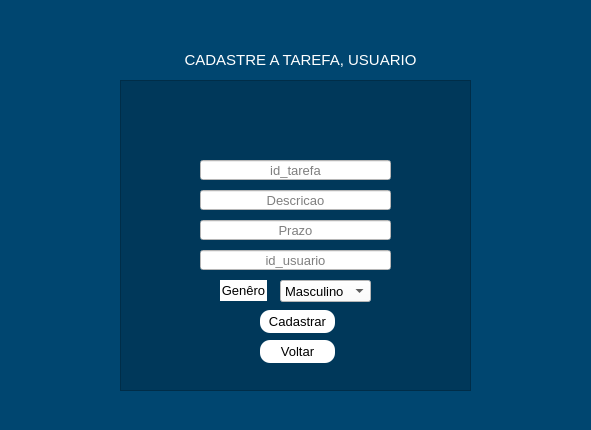
<?xml version="1.0" encoding="UTF-8"?>
<ui version="4.0">
 <class>Cadastro</class>
 <widget class="QWidget" name="Cadastro">
  <property name="geometry">
   <rect>
    <x>0</x>
    <y>0</y>
    <width>591</width>
    <height>430</height>
   </rect>
  </property>
  <property name="windowTitle">
   <string>Form</string>
  </property>
  <property name="styleSheet">
   <string notr="true">background-color: rgb(0, 70, 112);</string>
  </property>
  <widget class="QFrame" name="frame">
   <property name="geometry">
    <rect>
     <x>120</x>
     <y>80</y>
     <width>351</width>
     <height>311</height>
    </rect>
   </property>
   <property name="styleSheet">
    <string notr="true">background-color: rgba(0, 0, 0,0.2);</string>
   </property>
   <property name="frameShape">
    <enum>QFrame::StyledPanel</enum>
   </property>
   <property name="frameShadow">
    <enum>QFrame::Raised</enum>
   </property>
   <widget class="QLineEdit" name="idtarefa_lineEdit">
    <property name="geometry">
     <rect>
      <x>80</x>
      <y>80</y>
      <width>191</width>
      <height>20</height>
     </rect>
    </property>
    <property name="font">
     <font>
      <pointsize>10</pointsize>
     </font>
    </property>
    <property name="styleSheet">
     <string notr="true">background-color: rgb(255, 255, 255);</string>
    </property>
    <property name="text">
     <string/>
    </property>
    <property name="alignment">
     <set>Qt::AlignCenter</set>
    </property>
    <property name="placeholderText">
     <string>id_tarefa</string>
    </property>
   </widget>
   <widget class="QLineEdit" name="descricao_lineEdit">
    <property name="geometry">
     <rect>
      <x>80</x>
      <y>110</y>
      <width>191</width>
      <height>20</height>
     </rect>
    </property>
    <property name="font">
     <font>
      <pointsize>10</pointsize>
     </font>
    </property>
    <property name="styleSheet">
     <string notr="true">background-color: rgb(255, 255, 255);</string>
    </property>
    <property name="alignment">
     <set>Qt::AlignCenter</set>
    </property>
    <property name="placeholderText">
     <string>Descricao</string>
    </property>
   </widget>
   <widget class="QLineEdit" name="prazo_lineEdit">
    <property name="geometry">
     <rect>
      <x>80</x>
      <y>140</y>
      <width>191</width>
      <height>20</height>
     </rect>
    </property>
    <property name="font">
     <font>
      <pointsize>10</pointsize>
     </font>
    </property>
    <property name="styleSheet">
     <string notr="true">background-color: rgb(255, 255, 255);</string>
    </property>
    <property name="text">
     <string/>
    </property>
    <property name="echoMode">
     <enum>QLineEdit::Password</enum>
    </property>
    <property name="alignment">
     <set>Qt::AlignCenter</set>
    </property>
    <property name="placeholderText">
     <string>Prazo</string>
    </property>
   </widget>
   <widget class="QLineEdit" name="id_usuario_tar_lineEdit">
    <property name="geometry">
     <rect>
      <x>80</x>
      <y>170</y>
      <width>191</width>
      <height>20</height>
     </rect>
    </property>
    <property name="font">
     <font>
      <pointsize>10</pointsize>
     </font>
    </property>
    <property name="styleSheet">
     <string notr="true">background-color: rgb(255, 255, 255);</string>
    </property>
    <property name="inputMask">
     <string/>
    </property>
    <property name="text">
     <string/>
    </property>
    <property name="maxLength">
     <number>32767</number>
    </property>
    <property name="frame">
     <bool>true</bool>
    </property>
    <property name="alignment">
     <set>Qt::AlignCenter</set>
    </property>
    <property name="dragEnabled">
     <bool>false</bool>
    </property>
    <property name="readOnly">
     <bool>false</bool>
    </property>
    <property name="placeholderText">
     <string>id_usuario</string>
    </property>
   </widget>
   <widget class="QComboBox" name="genero_tarefa_comboBox">
    <property name="geometry">
     <rect>
      <x>160</x>
      <y>200</y>
      <width>91</width>
      <height>22</height>
     </rect>
    </property>
    <property name="font">
     <font>
      <pointsize>10</pointsize>
     </font>
    </property>
    <property name="styleSheet">
     <string notr="true">background-color: rgb(255, 255, 255);</string>
    </property>
    <item>
     <property name="text">
      <string>Masculino</string>
     </property>
    </item>
    <item>
     <property name="text">
      <string>Feminino</string>
     </property>
    </item>
    <item>
     <property name="text">
      <string>Outro</string>
     </property>
    </item>
   </widget>
   <widget class="QLabel" name="label_2">
    <property name="geometry">
     <rect>
      <x>100</x>
      <y>200</y>
      <width>47</width>
      <height>21</height>
     </rect>
    </property>
    <property name="font">
     <font>
      <pointsize>10</pointsize>
     </font>
    </property>
    <property name="styleSheet">
     <string notr="true">background-color: rgb(255, 255, 255);
</string>
    </property>
    <property name="text">
     <string>Genêro</string>
    </property>
    <property name="textFormat">
     <enum>Qt::AutoText</enum>
    </property>
    <property name="scaledContents">
     <bool>false</bool>
    </property>
    <property name="alignment">
     <set>Qt::AlignCenter</set>
    </property>
    <property name="wordWrap">
     <bool>false</bool>
    </property>
   </widget>
   <widget class="QPushButton" name="cadastrar_tarefa_Button">
    <property name="geometry">
     <rect>
      <x>140</x>
      <y>230</y>
      <width>75</width>
      <height>23</height>
     </rect>
    </property>
    <property name="font">
     <font>
      <pointsize>10</pointsize>
     </font>
    </property>
    <property name="cursor">
     <cursorShape>PointingHandCursor</cursorShape>
    </property>
    <property name="styleSheet">
     <string notr="true">QPushButton{

	color: rgb(0, 0, 0);
	background-color: rgb(255, 255, 255);
	border-radius:10px

}

QPushButton:hover{

	color: rgb(255, 255, 255);
	background-color: rgb(0, 0, 0);
}</string>
    </property>
    <property name="text">
     <string>Cadastrar</string>
    </property>
   </widget>
   <widget class="QPushButton" name="voltar_tarefa_Button">
    <property name="geometry">
     <rect>
      <x>140</x>
      <y>260</y>
      <width>75</width>
      <height>23</height>
     </rect>
    </property>
    <property name="font">
     <font>
      <pointsize>10</pointsize>
     </font>
    </property>
    <property name="cursor">
     <cursorShape>PointingHandCursor</cursorShape>
    </property>
    <property name="styleSheet">
     <string notr="true">QPushButton{

	color: rgb(0, 0, 0);
	background-color: rgb(255, 255, 255);
	border-radius:10px

}

QPushButton:hover{

	color: rgb(255, 255, 255);
	background-color: rgb(0, 0, 0);
}</string>
    </property>
    <property name="text">
     <string>Voltar</string>
    </property>
   </widget>
  </widget>
  <widget class="QLabel" name="label">
   <property name="geometry">
    <rect>
     <x>180</x>
     <y>50</y>
     <width>241</width>
     <height>21</height>
    </rect>
   </property>
   <property name="text">
    <string>&lt;html&gt;&lt;head/&gt;&lt;body&gt;&lt;p align=&quot;center&quot;&gt;&lt;span style=&quot; font-size:11pt; color:#ffffff;&quot;&gt;CADASTRE A TAREFA, USUARIO&lt;/span&gt;&lt;/p&gt;&lt;/body&gt;&lt;/html&gt;</string>
   </property>
  </widget>
 </widget>
 <resources/>
 <connections/>
</ui>
